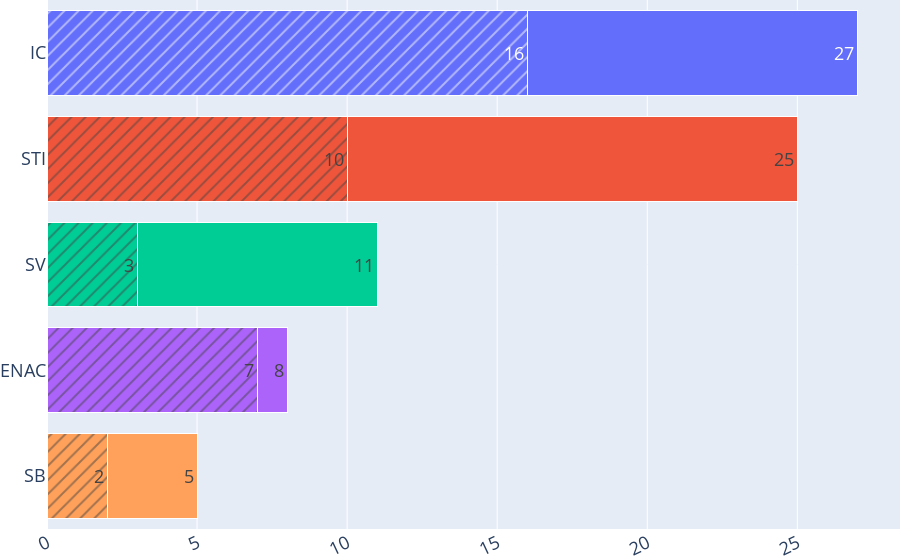

Source (notebook cell):
### Code cell
fig  = go.Figure(categoryChart())
fig.update_layout(yaxis=dict(autorange="reversed"))
fig.update_layout(font={'size':18})
fig.update_layout(hoverlabel=dict(font_size=15))
fig.update_layout(barmode='stack')
fig.show()
fig.write_html("./bar_plot.html")

### Figure 1 — Plotly figure (JSON) as saved in the notebook; plotly's stock layout.template omitted (floating-point values rounded to 4 significant figures)
{"data": [{"marker": {"color": ["#636EFA", "#EF553B", "#00CC96", "#AB63FA", "#FFA15A", "#19D3F3", "#FF6692", "#B6E880", "#FF97FF", "#FECB52"], "line": {"color": "#ffffff", "width": 1}, "pattern": {"shape": "/"}}, "orientation": "h", "showlegend": false, "text": ["16", "10", "3", "7", "2"], "type": "bar", "x": [16, 10, 3, 7, 2], "y": ["IC", "STI", "SV", "ENAC", "SB"]}, {"marker": {"color": ["#636EFA", "#EF553B", "#00CC96", "#AB63FA", "#FFA15A", "#19D3F3", "#FF6692", "#B6E880", "#FF97FF", "#FECB52"], "line": {"color": "#ffffff", "width": 1}}, "orientation": "h", "showlegend": false, "text": ["27", "25", "11", "8", "5"], "textposition": "inside", "type": "bar", "x": [11, 15, 8, 1, 3], "y": ["IC", "STI", "SV", "ENAC", "SB"]}], "layout": {"autosize": true, "barmode": "stack", "font": {"size": 18}, "hoverlabel": {"font": {"size": 15}}, "margin": {"b": 0, "l": 0, "r": 0, "t": 0}, "xaxis": {"automargin": true, "autorange": true, "range": [0, 28.42], "tickangle": -25, "type": "linear"}, "yaxis": {"automargin": true, "autorange": true, "range": [4.5, -0.5], "showticklabels": true, "type": "category"}}}
